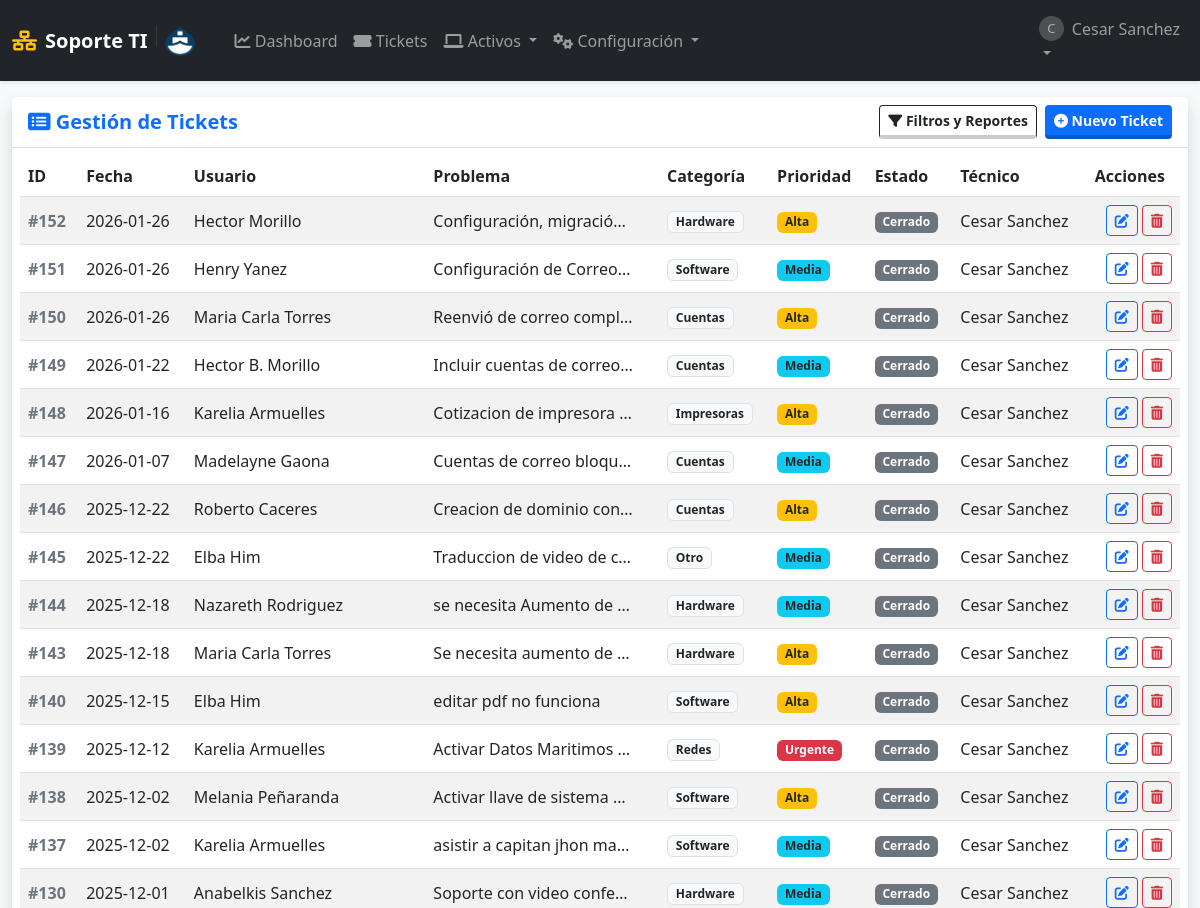
Before: /soportes (signed in, upper part) with the older database file.
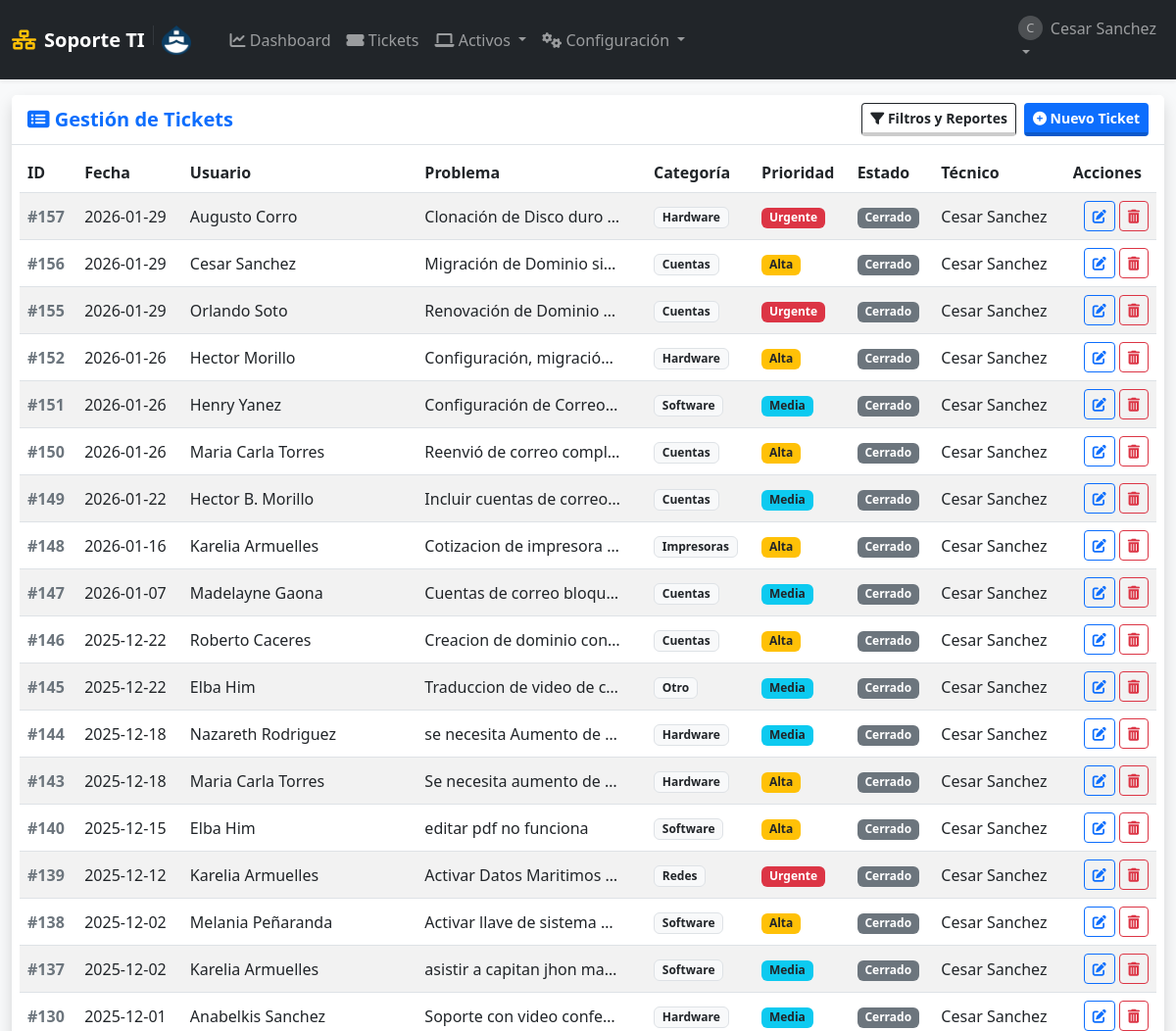
After: the same page with the newer database file.
### tables this page shows
CREATE TABLE soportes (
            id INTEGER PRIMARY KEY AUTOINCREMENT,
            fecha_creacion TIMESTAMP DEFAULT CURRENT_TIMESTAMP,
            
            usuario_id INTEGER NOT NULL,  -- Quién reporta
            tecnico_id INTEGER,           -- Quién atiende
            equipo_id INTEGER,            -- Equipo afectado (opcional)
            
            problema TEXT NOT NULL,
            descripcion_detallada TEXT,
            
            estado TEXT NOT NULL DEFAULT 'Abierto',
            prioridad TEXT NOT NULL DEFAULT 'Media',
            categoria TEXT NOT NULL DEFAULT 'Otro',
            
            solucion TEXT,
            fecha_inicio DATE,
            fecha_finalizacion DATE,
            
            FOREIGN KEY (usuario_id) REFERENCES usuarios (id) ON DELETE CASCADE,
            FOREIGN KEY (tecnico_id) REFERENCES usuarios (id) ON DELETE SET NULL,
            FOREIGN KEY (equipo_id) REFERENCES equipos (id) ON DELETE SET NULL
        );

CREATE TABLE usuarios (
            id INTEGER PRIMARY KEY AUTOINCREMENT,
            username TEXT UNIQUE NOT NULL,
            email TEXT UNIQUE,
            password_hash TEXT NOT NULL,
            role TEXT NOT NULL DEFAULT 'user' CHECK(role IN ('admin', 'user', 'tecnico')),
            departamento TEXT,
            fecha_creacion TIMESTAMP DEFAULT CURRENT_TIMESTAMP
        );

### app.py (the view)
@app.route('/soportes')
@login_required
def lista_soportes():
    db = get_db()
    f_inicio = request.args.get('fecha_inicio')
    f_fin = request.args.get('fecha_fin')
    f_categoria = request.args.get('categoria')
    f_prioridad = request.args.get('prioridad')
    f_estado = request.args.get('estado')
    f_tecnico = request.args.get('tecnico_id')
    query = """
        SELECT s.*, u.username as nombre_usuario, t.username as nombre_tecnico
        FROM soportes s
        JOIN usuarios u ON s.usuario_id = u.id
        LEFT JOIN usuarios t ON s.tecnico_id = t.id
        WHERE 1=1
    """
    params = []
    if session['role'] == 'user':
        query += " AND s.usuario_id = ?"
        params.append(session['user_id'])
    if f_inicio and f_fin:
        query += " AND date(s.fecha_creacion) BETWEEN ? AND ?"
        params.extend([f_inicio, f_fin])
    if f_categoria and f_categoria != 'Todos':
        query += " AND s.categoria = ?"
        params.append(f_categoria)
    if f_prioridad and f_prioridad != 'Todos':
        query += " AND s.prioridad = ?"
        params.append(f_prioridad)
    if f_estado and f_estado != 'Todos':
        query += " AND s.estado = ?"
        params.append(f_estado)
    if f_tecnico and f_tecnico != 'Todos':
        query += " AND s.tecnico_id = ?"
        params.append(f_tecnico)
    query += """ ORDER BY CASE WHEN s.estado IN ('Abierto', 'En Proceso') THEN 0 ELSE 1 END ASC, s.fecha_creacion DESC """
    tickets = db.execute(query, params).fetchall()
    tecnicos = db.execute("SELECT id, username FROM usuarios WHERE role IN ('admin', 'tecnico')").fetchall()
    return render_template('lista_soportes.html', soportes=tickets, tecnicos=tecnicos, categorias=CATEGORIAS, prioridades=PRIORIDADES, estados=ESTADOS)

### app.py (called while the page is built)
def get_db():
    if 'db' not in g:
        g.db = sqlite3.connect(app.config['DB_FILE'])
        g.db.row_factory = sqlite3.Row
        g.db.execute("PRAGMA foreign_keys = ON")
    return g.db

def login_required(f):
    @wraps(f)
    def decorated_function(*args, **kwargs):
        if 'user_id' not in session:
            flash('Por favor, inicia sesión.', 'warning')
            return redirect(url_for('login'))
        return f(*args, **kwargs)
    return decorated_function

### templates/lista_soportes.html (shortened to what the changed rows need)
{% extends "layout.html" %}
{% block content %}
<div class="card shadow h-100 border-0">
    <div class="card-body p-2">
        <table class="table table-striped table-hover tabla-enterprise w-100 align-middle">
            <thead>
                <tr>
                    <th>ID</th>
                    <th>Fecha</th>
                    <th>Usuario</th>
                    <th>Problema</th>
                    <th>Categoría</th>
                    <th>Prioridad</th>
                    <th>Estado</th>
                    <th>Técnico</th>
                    <th>Acciones</th>
                </tr>
            </thead>
            <tbody>
                {% for soporte in soportes %}
                <tr>
                    <td class="fw-bold text-secondary">#{{ soporte.id }}</td>
                    <td data-order="{{ soporte.fecha_creacion }}">
                        {{ soporte.fecha_creacion[:10] }}
                    </td>
                    <td>{{ soporte.nombre_usuario }}</td>
                    <td title="{{ soporte.problema }}">
                        <div style="max-width: 200px; white-space: nowrap; overflow: hidden; text-overflow: ellipsis;">
                            {{ soporte.problema }}
                        </div>
                    </td>
                    <td><span class="badge bg-light text-dark border">{{ soporte.categoria }}</span></td>
                    <td>
                        {% if soporte.prioridad == 'Urgente' %}<span class="badge bg-danger">Urgente</span>
                        {% elif soporte.prioridad == 'Alta' %}<span class="badge bg-warning text-dark">Alta</span>
                        {% else %}<span class="badge bg-info text-dark">{{ soporte.prioridad }}</span>
                        {% endif %}
                    </td>
                    <td>
                        {% if soporte.estado == 'Abierto' %}<span class="badge bg-success">Abierto</span>
                        {% elif soporte.estado == 'En Proceso' %}<span class="badge bg-primary">En Proceso</span>
                        {% elif soporte.estado == 'Resuelto' %}<span class="badge bg-info">Resuelto</span>
                        {% else %}<span class="badge bg-secondary">Cerrado</span>
                        {% endif %}
                    </td>
                    <td>{{ soporte.nombre_tecnico or '' }}</td>
                    <td class="text-end">
                        <div class="d-flex gap-1 justify-content-end">
                            {% if session['role'] in ['admin', 'tecnico'] or session['user_id'] == soporte.usuario_id %}
                                <a href="{{ url_for('editar', ticket_id=soporte.id) }}" class="btn btn-outline-primary btn-sm" title="Ver/Editar">
                                    <i class="fas fa-edit"></i>
                                </a>
                            {% endif %}
                            {% if session['role'] == 'admin' %}
                                <form action="{{ url_for('eliminar_soporte', ticket_id=soporte.id) }}" method="POST" onsubmit="return confirm('⚠️ ¿Eliminar Ticket #{{ soporte.id }}?\nEsta acción es irreversible.');">
                                    <button class="btn btn-outline-danger btn-sm" title="Eliminar Ticket">
                                        <i class="fas fa-trash-alt"></i>
                                    </button>
                                </form>
                            {% endif %}
                        </div>
                    </td>
                </tr>
                {% endfor %}
            </tbody>
        </table>
    </div>
</div>
{% endblock %}

Changed rows visible on the page:
added soportes: id "157", fecha_creacion "2026-01-29", nombre_usuario "Augusto Corro", problema "Clonación de Disco duro…", categoria "Hardware", prioridad "Urgente", estado "Cerrado", username "Cesar Sanchez"
added soportes: id "156", fecha_creacion "2026-01-29", nombre_usuario "Cesar Sanchez", problema "Migración de Dominio si…", categoria "Cuentas", prioridad "Alta", estado "Cerrado", username "Cesar Sanchez"
added soportes: id "155", fecha_creacion "2026-01-29", nombre_usuario "Orlando Soto", problema "Renovación de Dominio…", categoria "Cuentas", prioridad "Urgente", estado "Cerrado", username "Cesar Sanchez"
